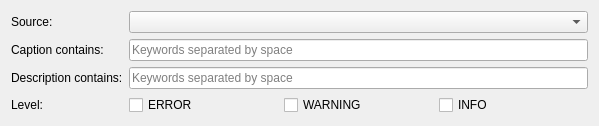
<?xml version="1.0" encoding="UTF-8"?>
<ui version="4.0">
 <class>PluginEventWidget</class>
 <widget class="QWidget" name="PluginEventWidget">
  <property name="geometry">
   <rect>
    <x>0</x>
    <y>0</y>
    <width>599</width>
    <height>115</height>
   </rect>
  </property>
  <property name="windowTitle">
   <string/>
  </property>
  <layout class="QVBoxLayout" name="verticalLayout_2">
   <item>
    <layout class="QGridLayout" name="gridLayout_2">
     <item row="0" column="0">
      <widget class="nx::vms::client::desktop::LabelWithHint" name="pirLabel">
       <property name="text">
        <string>Source:</string>
       </property>
      </widget>
     </item>
     <item row="1" column="0">
      <widget class="nx::vms::client::desktop::LabelWithHint" name="captionLabel">
       <property name="text">
        <string>Caption contains:</string>
       </property>
      </widget>
     </item>
     <item row="0" column="1">
      <widget class="QnTreeComboBox" name="pirComboBox"/>
     </item>
     <item row="1" column="1">
      <widget class="QLineEdit" name="captionEdit">
       <property name="placeholderText">
        <string>Keywords separated by space</string>
       </property>
      </widget>
     </item>
     <item row="2" column="0">
      <widget class="nx::vms::client::desktop::LabelWithHint" name="descriptionLabel">
       <property name="text">
        <string>Description contains:</string>
       </property>
      </widget>
     </item>
     <item row="3" column="0">
      <widget class="nx::vms::client::desktop::LabelWithHint" name="levelLabel">
       <property name="sizePolicy">
        <sizepolicy hsizetype="Preferred" vsizetype="Preferred">
         <horstretch>0</horstretch>
         <verstretch>0</verstretch>
        </sizepolicy>
       </property>
       <property name="text">
        <string>Level:</string>
       </property>
      </widget>
     </item>
     <item row="2" column="1">
      <widget class="QLineEdit" name="descriptionEdit">
       <property name="placeholderText">
        <string>Keywords separated by space</string>
       </property>
      </widget>
     </item>
     <item row="3" column="1">
      <widget class="QWidget" name="widget" native="true">
       <layout class="QHBoxLayout" name="horizontalLayout">
        <property name="leftMargin">
         <number>0</number>
        </property>
        <property name="topMargin">
         <number>0</number>
        </property>
        <property name="rightMargin">
         <number>0</number>
        </property>
        <property name="bottomMargin">
         <number>0</number>
        </property>
        <item>
         <widget class="QCheckBox" name="cbError">
          <property name="text">
           <string>ERROR</string>
          </property>
         </widget>
        </item>
        <item>
         <widget class="QCheckBox" name="cbWarning">
          <property name="text">
           <string>WARNING</string>
          </property>
         </widget>
        </item>
        <item>
         <widget class="QCheckBox" name="cbInfo">
          <property name="text">
           <string>INFO</string>
          </property>
         </widget>
        </item>
       </layout>
      </widget>
     </item>
    </layout>
   </item>
  </layout>
 </widget>
 <customwidgets>
  <customwidget>
   <class>nx::vms::client::desktop::LabelWithHint</class>
   <extends>QLabel</extends>
   <header location="global">nx/vms/client/desktop/common/widgets/widget_with_hint.h</header>
  </customwidget>
  <customwidget>
   <class>QnTreeComboBox</class>
   <extends>QComboBox</extends>
   <header location="global">ui/widgets/common/tree_combo_box.h</header>
  </customwidget>
 </customwidgets>
 <resources/>
 <connections/>
</ui>
